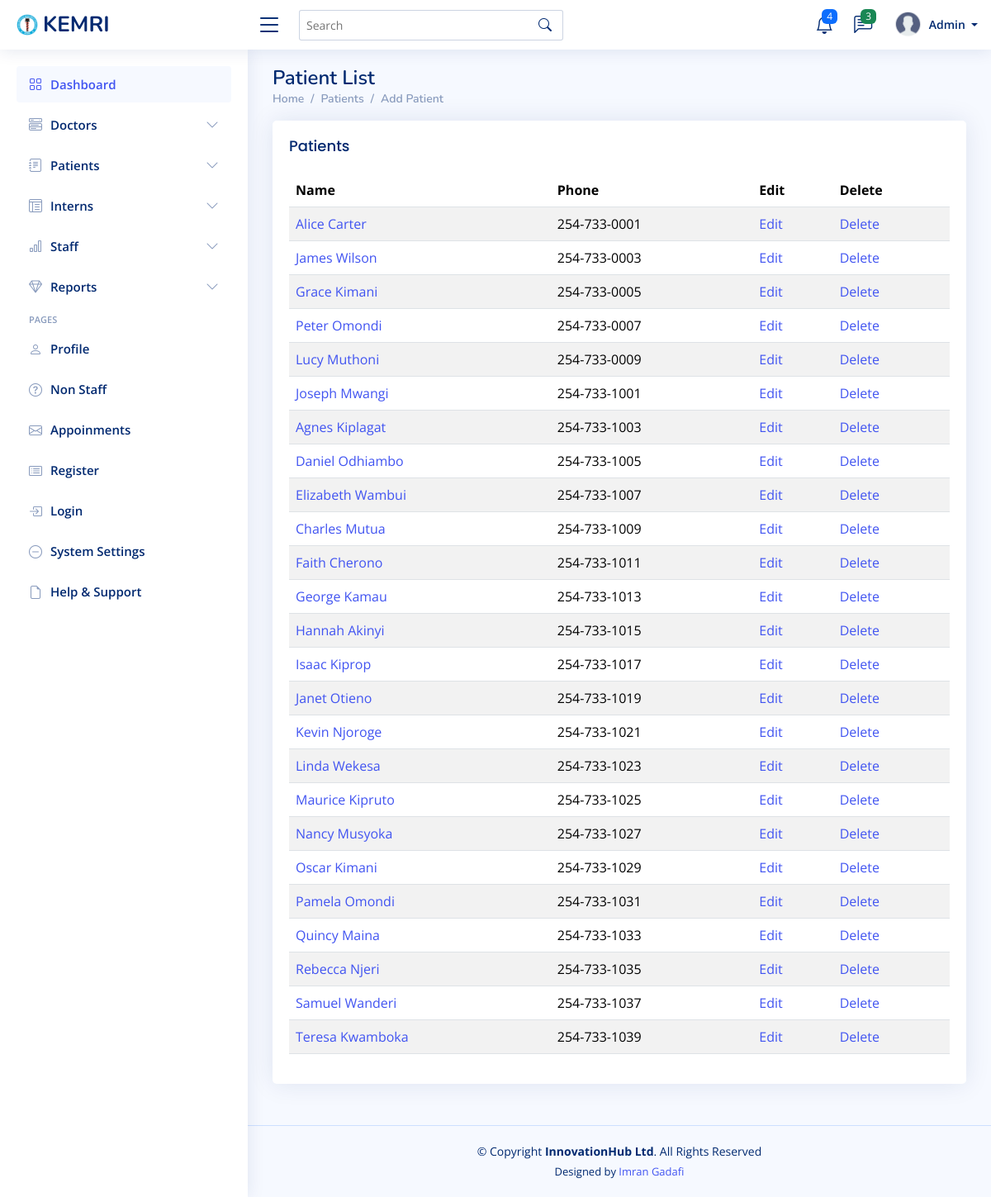
The app's page /patients/ with its own data.
### mtwapa_branch/models.py (models this page shows)
class Patient(models.Model):
    first_name = models.CharField(max_length=100)
    last_name = models.CharField(max_length=100)
    phone = models.CharField(max_length=100)
    gender = models.CharField(
        max_length=10,
        choices=[('Male', 'Male'), ('Female', 'Female'), ('Other', 'Other')],
        blank=True,
        null=True
    )
    email = models.EmailField(max_length=100 , blank=True, null=True )
    Identification_no= models.CharField(max_length=100 , blank=True, null=True)
    date_of_birth = models.DateField()
    address = models.TextField()
    emergency_contact_name = models.CharField(max_length=100)
    emergency_contact_number = models.CharField(max_length=15)
    blood_type = models.CharField(max_length=3, blank=True, null=True)
    allergies = models.TextField(blank=True, null=True)
    chronic_conditions = models.TextField(blank=True, null=True)
    medical_history = models.TextField(blank=True, null=True)
    insurance_provider = models.CharField(max_length=100, blank=True, null=True)
    profile_picture = models.ImageField(upload_to='patient_profiles/', blank=True, null=True)
    def __str__(self):
        return f"{self.first_name} {self.last_name}"

### mtwapa_branch/views.py (the view)
# urls.py: path('patients/', views.patient_list, name='patient_list'),
def patient_list(request):
    patients = Patient.objects.all()
    return render(request, 'patient/patient_list.html', {'patients': patients})

### templates/patient/patient_list.html
{% extends "base/base.html" %}
{% block content %}
<div class="pagetitle">
    <h1>Patient List</h1>
    <nav>
      <ol class="breadcrumb">
        <li class="breadcrumb-item"><a href="{% url 'dashboard' %}">Home</a></li>
        <li class="breadcrumb-item">Patients</li>
        <li class="breadcrumb-item active"><a href="{% url 'patient_create' %}">Add Patient</a></li>
      </ol>
    </nav>
</div>
<section class="section">
    <div class="row">
        <div class="col-lg-12">
            <div class="card">
                <div class="card-body">
                    <h5 class="card-title">Patients</h5>
                    <div class="table-responsive">
                        <table class="table table-striped datatable">
                            <thead>
                                <tr>
                                    <th>Name</th>
                                    <th>Phone</th>
                                    <th>Edit</th>
                                    <th>Delete</th>
                                </tr>
                            </thead>
                            <tbody>
                                {% for patient in patients %}
                                <tr>
                                    <td><a href="{% url 'patient_detail' patient.pk %}">{{ patient }}</a></td>
                                    <td>{{ patient.phone }}</td>
                                    <td><a href="{% url 'patient_update' patient.pk %}">Edit</a></td>
                                    <td><a href="{% url 'patient_delete' patient.pk %}">Delete</a></td>
                                </tr>
                                {% endfor %}
                            </tbody>
                        </table>
                    </div>
                </div>
            </div>
        </div>
    </div>
</section>
{% endblock %}

### static/assets/css/style.css (style rules this page uses)
:root { scroll-behavior: smooth; }
body { font-family: "Open Sans", sans-serif; background: #f6f9ff; color: #444444; }
h1, h2, h3, h4, h5, h6 { font-family: "Nunito", sans-serif; }
.pagetitle { margin-bottom: 10px; }
.pagetitle h1 { font-size: 24px; margin-bottom: 0; font-weight: 600; color: #012970; }
.card { margin-bottom: 30px; border: none; border-radius: 5px; box-shadow: 0px 0 30px rgba(1, 41, 112, 0.1); }
.card-title { padding: 20px 0 15px 0; font-size: 18px; font-weight: 500; color: #012970; font-family: "Poppins", sans-serif; }
.card-body { padding: 0 20px 20px 20px; }
.breadcrumb { font-size: 14px; font-family: "Nunito", sans-serif; color: #899bbd; font-weight: 600; }
.breadcrumb a { color: #899bbd; transition: 0.3s; }
.breadcrumb .breadcrumb-item::before { color: #899bbd; }
.breadcrumb .active { color: #51678f; font-weight: 600; }

### records on screen
Patient: first_name+last_name "Alice Carter", phone "254-733-0001"
Patient: first_name+last_name "James Wilson", phone "254-733-0003"
Patient: first_name+last_name "Grace Kimani", phone "254-733-0005"
Patient: first_name+last_name "Peter Omondi", phone "254-733-0007"
Patient: first_name+last_name "Lucy Muthoni", phone "254-733-0009"
Patient: first_name+last_name "Joseph Mwangi", phone "254-733-1001"
Patient: first_name+last_name "Agnes Kiplagat", phone "254-733-1003"
Patient: first_name+last_name "Daniel Odhiambo", phone "254-733-1005"
Patient: first_name+last_name "Elizabeth Wambui", phone "254-733-1007"
Patient: first_name+last_name "Charles Mutua", phone "254-733-1009"
Patient: first_name+last_name "Faith Cherono", phone "254-733-1011"
Patient: first_name+last_name "George Kamau", phone "254-733-1013"
Patient: first_name+last_name "Hannah Akinyi", phone "254-733-1015"
Patient: first_name+last_name "Isaac Kiprop", phone "254-733-1017"
Patient: first_name+last_name "Janet Otieno", phone "254-733-1019"
Patient: first_name+last_name "Kevin Njoroge", phone "254-733-1021"
Patient: first_name+last_name "Linda Wekesa", phone "254-733-1023"
Patient: first_name+last_name "Maurice Kipruto", phone "254-733-1025"
Patient: first_name+last_name "Nancy Musyoka", phone "254-733-1027"
Patient: first_name+last_name "Oscar Kimani", phone "254-733-1029"
Patient: first_name+last_name "Pamela Omondi", phone "254-733-1031"
Patient: first_name+last_name "Quincy Maina", phone "254-733-1033"
Patient: first_name+last_name "Rebecca Njeri", phone "254-733-1035"
Patient: first_name+last_name "Samuel Wanderi", phone "254-733-1037"
Patient: first_name+last_name "Teresa Kwamboka", phone "254-733-1039"
